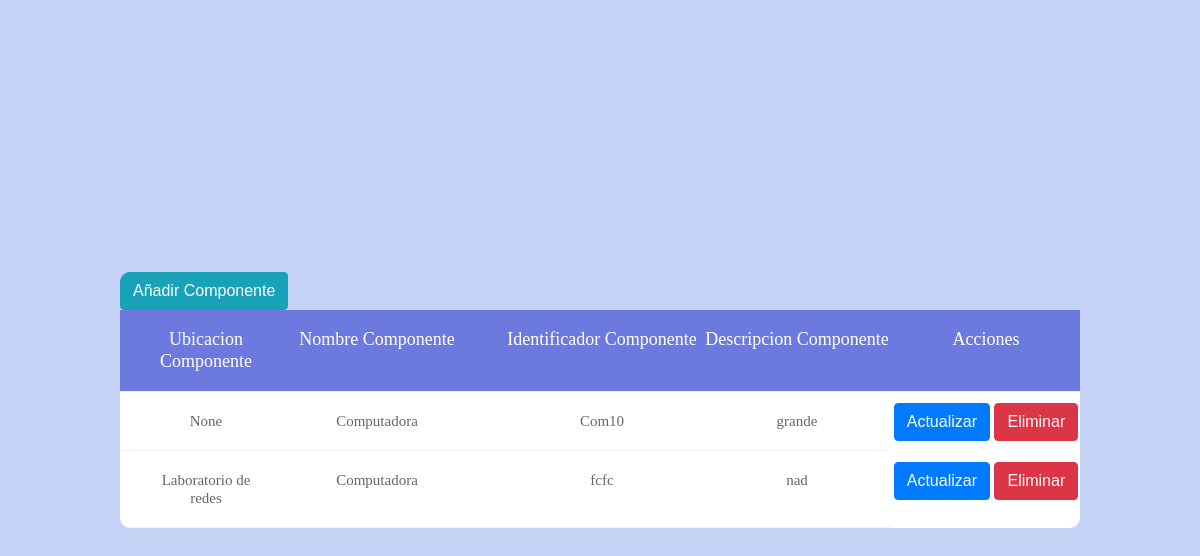
/componente/, run on an earlier commit of the app's database.
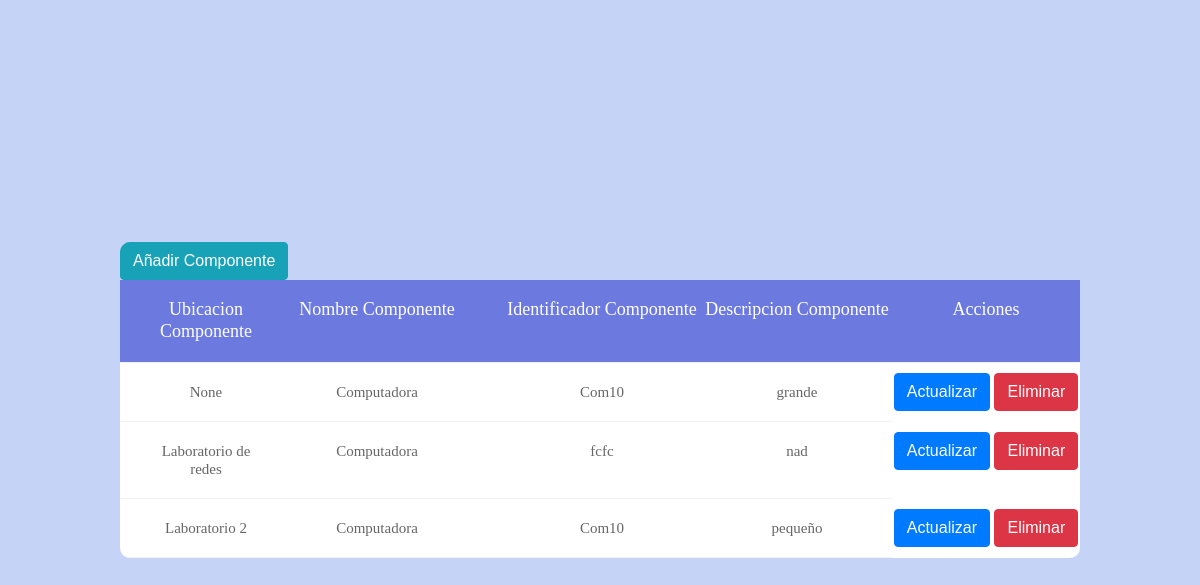
And on a later commit of the database.
### componente/models.py (models this page shows, shortened)
class Componente (models.Model):
    ambiente = models.ForeignKey(Ambiente, null=True, blank= True, on_delete=models.CASCADE)
    nombre_componente = models.CharField(max_length=200)
    identificador = models.CharField(max_length=200)
    descripcion = models.CharField(max_length=200)

### ambiente/models.py (models this page shows, shortened)
class Ambiente (models.Model):
    nombre_ambiente = models.CharField(max_length=200)
    def __str__(self):
        return self.nombre_ambiente

### componente/views.py (the view)
# urls.py: path('', ComponenteListView.as_view(), name='componente-list'),
class ComponenteListView(ListView):
    model = Componente

### componente/templates/componente/componente_list.html (shortened to what this page needs)
{% load static %}
<!DOCTYPE html>
<html lang="en">
<head>
	<link rel="stylesheet" type="text/css" href="{% static 'tabla/vendor/bootstrap/css/bootstrap.min.css' %}">
	<link rel="stylesheet" type="text/css" href="{% static 'tabla/fonts/font-awesome-4.7.0/css/font-awesome.min.css' %}">
	<link rel="stylesheet" type="text/css" href="{% static 'tabla/vendor/animate/animate.css' %}">
	<link rel="stylesheet" type="text/css" href="{% static 'tabla/vendor/select2/select2.min.css' %}">
	<link rel="stylesheet" type="text/css" href="{% static 'tabla/vendor/perfect-scrollbar/perfect-scrollbar.css' %}">
	<link rel="stylesheet" type="text/css" href="{% static 'tabla/css/util.css' %}">
	<link rel="stylesheet" type="text/css" href="{% static 'tabla/css/main.css' %}">
</head>
<body>
	<div class="limiter">
		<div class="container-table100">
			<div class="wrap-table100">
				<a class="btn btn-info"  href="{% url 'componente:componente-crear' %}">Añadir Componente</a>
					<div class="table">
						<div class="row header">
							<div class="cell">
								Ubicacion Componente
							</div>
							<div class="cell">
								Nombre Componente
							</div>
							<div class="cell">
								Identificador Componente
							</div>
							<div class="cell">
								Descripcion Componente
							</div>
							<div class="cell">
								Acciones
							</div>
						</div>
							{% if object_list %}
							{% for componente in object_list %}
						<tr>
						<div class="row">
							<div class="cell" data-title="Ubicacion Componente">
								{{componente.ambiente}}
							</div>
							<div class="cell" data-title="Nombre Componente">
								{{componente.nombre_componente}}
							</div>
							<div class="cell" data-title="Identificador Componente">
								{{componente.identificador}}
							</div>
							<div class="cell" data-title="Descripcion Componenete">
								{{componente.descripcion}}
							</div>
							<div>
								<a class="btn btn-primary"  href="{% url 'componente:componente-actualizar' componente.pk %}">Actualizar</a>
								<a class="btn btn-danger"  href="{% url 'componente:componente-eliminar' componente.pk %}">Eliminar</a>
							</div>
						</div>
							{% endfor %}
							{% else %}
						<h1>
							No hay Componentes disponbles
						</h1>
							{% endif %}
						</tr>
					</div>
			</div>
		</div>
	</div>
</body>
</html>

What changed in the data, as far as the page shows it:
added Componente: ambiente "Laboratorio 2", nombre_componente "Computadora", identificador "Com10", descripcion "pequeño"
